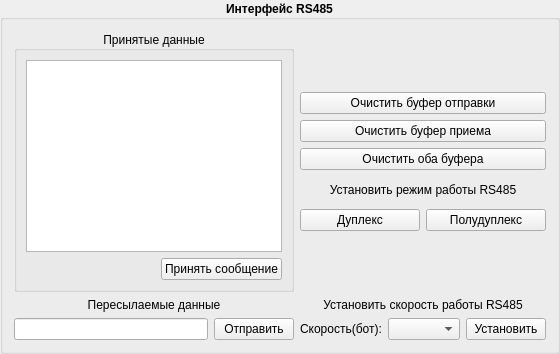
         <widget class="QGroupBox" name="groupBox_20">
          <property name="maximumSize">
           <size>
            <width>16777215</width>
            <height>500</height>
           </size>
          </property>
          <property name="font">
           <font>
            <weight>75</weight>
            <bold>true</bold>
           </font>
          </property>
          <property name="title">
           <string>Интерфейс RS485</string>
          </property>
          <property name="alignment">
           <set>Qt::AlignCenter</set>
          </property>
          <layout class="QGridLayout" name="gridLayout_32">
           <item row="1" column="1">
            <layout class="QGridLayout" name="gridLayout_24">
             <item row="1" column="0">
              <widget class="QPushButton" name="tech_clear_in_3">
               <property name="font">
                <font>
                 <weight>50</weight>
                 <bold>false</bold>
                </font>
               </property>
               <property name="text">
                <string>Очистить буфер приема</string>
               </property>
              </widget>
             </item>
             <item row="0" column="0">
              <widget class="QPushButton" name="tech_clear_out_3">
               <property name="font">
                <font>
                 <weight>50</weight>
                 <bold>false</bold>
                </font>
               </property>
               <property name="text">
                <string>Очистить буфер отправки</string>
               </property>
              </widget>
             </item>
             <item row="2" column="0">
              <widget class="QPushButton" name="tech_clear_buf_3">
               <property name="font">
                <font>
                 <weight>50</weight>
                 <bold>false</bold>
                </font>
               </property>
               <property name="text">
                <string>Очистить оба буфера</string>
               </property>
              </widget>
             </item>
            </layout>
           </item>
           <item row="4" column="1">
            <layout class="QGridLayout" name="gridLayout_17">
             <item row="0" column="0" colspan="3">
              <widget class="QLabel" name="label_119">
               <property name="font">
                <font>
                 <weight>50</weight>
                 <bold>false</bold>
                </font>
               </property>
               <property name="text">
                <string>Установить скорость работы RS485</string>
               </property>
               <property name="alignment">
                <set>Qt::AlignCenter</set>
               </property>
              </widget>
             </item>
             <item row="1" column="0">
              <widget class="QLabel" name="baudRateLabel_3">
               <property name="font">
                <font>
                 <weight>50</weight>
                 <bold>false</bold>
                </font>
               </property>
               <property name="text">
                <string>Скорость(бот):</string>
               </property>
              </widget>
             </item>
             <item row="1" column="1">
              <widget class="QComboBox" name="baudRateBox_tech">
               <property name="font">
                <font>
                 <weight>50</weight>
                 <bold>false</bold>
                </font>
               </property>
              </widget>
             </item>
             <item row="1" column="2">
              <widget class="QPushButton" name="tech_set_speed">
               <property name="font">
                <font>
                 <weight>50</weight>
                 <bold>false</bold>
                </font>
               </property>
               <property name="text">
                <string>Установить</string>
               </property>
              </widget>
             </item>
            </layout>
           </item>
           <item row="4" column="0">
            <layout class="QGridLayout" name="gridLayout_23">
             <item row="1" column="0">
              <widget class="QLineEdit" name="str_tech">
               <property name="font">
                <font>
                 <weight>50</weight>
                 <bold>false</bold>
                </font>
               </property>
              </widget>
             </item>
             <item row="1" column="1">
              <widget class="QPushButton" name="pushButton_send_tech">
               <property name="font">
                <font>
                 <weight>50</weight>
                 <bold>false</bold>
                </font>
               </property>
               <property name="text">
                <string>Отправить</string>
               </property>
              </widget>
             </item>
             <item row="0" column="0" colspan="2">
              <widget class="QLabel" name="label_121">
               <property name="font">
                <font>
                 <weight>50</weight>
                 <bold>false</bold>
                </font>
               </property>
               <property name="text">
                <string>Пересылаемые данные</string>
               </property>
               <property name="alignment">
                <set>Qt::AlignCenter</set>
               </property>
              </widget>
             </item>
            </layout>
           </item>
           <item row="2" column="1">
            <layout class="QGridLayout" name="gridLayout_18">
             <item row="0" column="0" colspan="2">
              <widget class="QLabel" name="label_120">
               <property name="font">
                <font>
                 <weight>50</weight>
                 <bold>false</bold>
                </font>
               </property>
               <property name="text">
                <string>Установить режим работы RS485</string>
               </property>
               <property name="alignment">
                <set>Qt::AlignCenter</set>
               </property>
              </widget>
             </item>
             <item row="1" column="0">
              <widget class="QPushButton" name="pushButton_tech_fd">
               <property name="font">
                <font>
                 <weight>50</weight>
                 <bold>false</bold>
                </font>
               </property>
               <property name="text">
                <string>Дуплекс</string>
               </property>
              </widget>
             </item>
             <item row="1" column="1">
              <widget class="QPushButton" name="pushButton_tech_hd">
               <property name="font">
                <font>
                 <weight>50</weight>
                 <bold>false</bold>
                </font>
               </property>
               <property name="text">
                <string>Полудуплекс</string>
               </property>
              </widget>
             </item>
            </layout>
           </item>
           <item row="0" column="0" rowspan="4">
            <widget class="QGroupBox" name="groupBox_19">
             <property name="font">
              <font>
               <weight>50</weight>
               <bold>false</bold>
              </font>
             </property>
             <property name="title">
              <string>Принятые данные</string>
             </property>
             <property name="alignment">
              <set>Qt::AlignCenter</set>
             </property>
             <layout class="QGridLayout" name="gridLayout_34">
              <item row="1" column="1">
               <widget class="QPushButton" name="pushButton_23">
                <property name="font">
                 <font>
                  <weight>50</weight>
                  <bold>false</bold>
                 </font>
                </property>
                <property name="text">
                 <string>Принять сообщение</string>
                </property>
               </widget>
              </item>
              <item row="1" column="0">
               <spacer name="horizontalSpacer_14">
                <property name="orientation">
                 <enum>Qt::Horizontal</enum>
                </property>
                <property name="sizeHint" stdset="0">
                 <size>
                  <width>40</width>
                  <height>20</height>
                 </size>
                </property>
               </spacer>
              </item>
              <item row="0" column="0" colspan="2">
               <widget class="QTextEdit" name="tech_buf"/>
              </item>
             </layout>
            </widget>
           </item>
          </layout>
         </widget>
